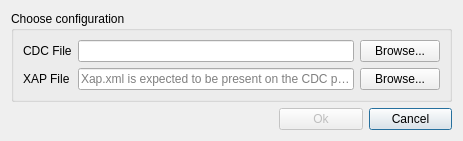
<?xml version="1.0" encoding="UTF-8"?>
<ui version="4.0">
 <author>Ramakrishnan Periyakaruppan</author>
 <class>ImportConfigurationDialog</class>
 <widget class="QDialog" name="ImportConfigurationDialog">
  <property name="geometry">
   <rect>
    <x>0</x>
    <y>0</y>
    <width>463</width>
    <height>132</height>
   </rect>
  </property>
  <property name="windowTitle">
   <string>Choose CDC and Xap.xml</string>
  </property>
  <property name="windowIcon">
   <iconset resource="resources/images.qrc">
    <normaloff>:/new/images/cdc.png</normaloff>:/new/images/cdc.png</iconset>
  </property>
  <layout class="QGridLayout" name="gridLayout_2">
   <item row="1" column="4">
    <widget class="QPushButton" name="cancelButton">
     <property name="text">
      <string>Cancel</string>
     </property>
    </widget>
   </item>
   <item row="1" column="1">
    <widget class="QLabel" name="xapError">
     <property name="text">
      <string/>
     </property>
    </widget>
   </item>
   <item row="0" column="0" colspan="5">
    <widget class="QGroupBox" name="groupBox">
     <property name="title">
      <string>Choose configuration</string>
     </property>
     <layout class="QGridLayout" name="gridLayout">
      <item row="1" column="2">
       <widget class="QPushButton" name="browseCDC">
        <property name="toolTip">
         <string>Click to browse for mnobd.cdc</string>
        </property>
        <property name="text">
         <string>Browse...</string>
        </property>
       </widget>
      </item>
      <item row="1" column="1">
       <widget class="QLineEdit" name="cdcPath"/>
      </item>
      <item row="4" column="0">
       <widget class="QLabel" name="labelXapPath">
        <property name="text">
         <string>XAP File</string>
        </property>
       </widget>
      </item>
      <item row="1" column="0">
       <widget class="QLabel" name="labelCdcPath">
        <property name="text">
         <string>CDC File</string>
        </property>
       </widget>
      </item>
      <item row="4" column="1">
       <widget class="QLineEdit" name="xapPath">
        <property name="placeholderText">
         <string>Xap.xml is expected to be present on the CDC path</string>
        </property>
       </widget>
      </item>
      <item row="4" column="2">
       <widget class="QPushButton" name="browseXap">
        <property name="toolTip">
         <string>Click to browse for xap.xml</string>
        </property>
        <property name="text">
         <string>Browse...</string>
        </property>
       </widget>
      </item>
     </layout>
    </widget>
   </item>
   <item row="1" column="0">
    <widget class="QLabel" name="cdcError"/>
   </item>
   <item row="1" column="3">
    <widget class="QPushButton" name="okButton">
     <property name="enabled">
      <bool>false</bool>
     </property>
     <property name="text">
      <string>Ok</string>
     </property>
    </widget>
   </item>
  </layout>
 </widget>
 <resources>
  <include location="resources/images.qrc"/>
 </resources>
 <connections/>
</ui>
